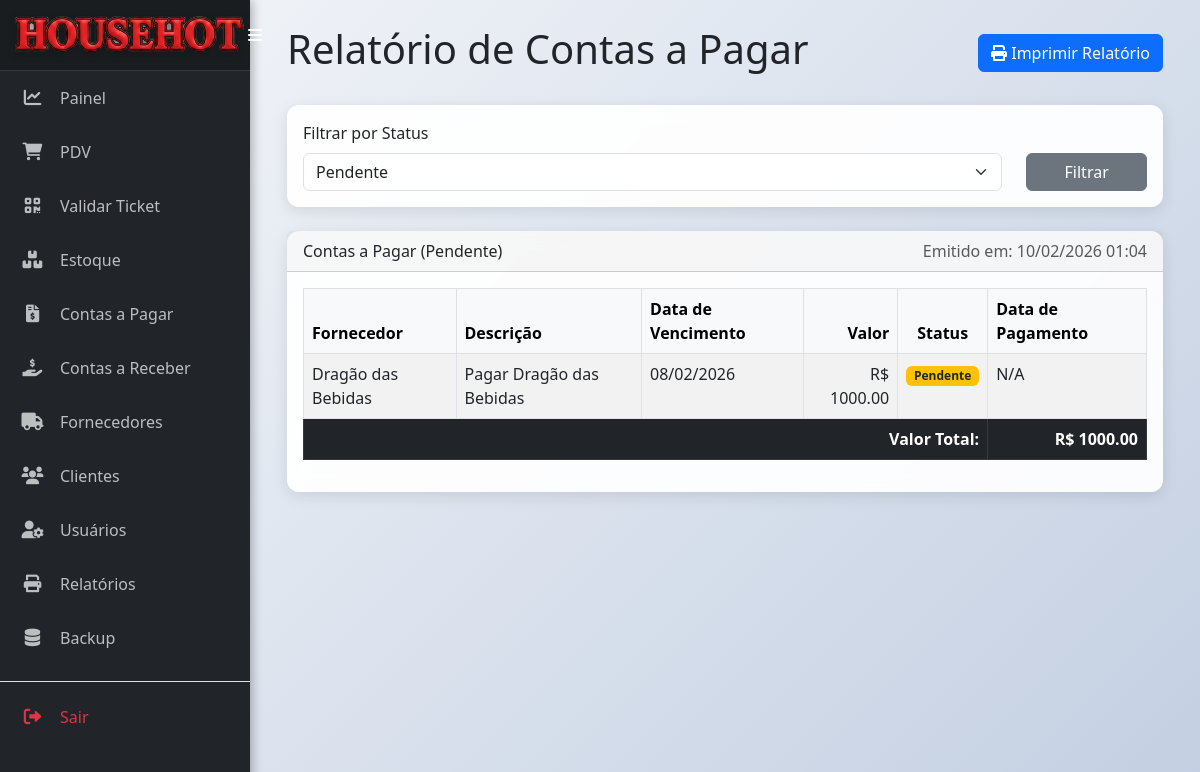
The page /relatorio/contas_pagar (signed in) on the database its author committed.
### models.py (models this page shows)
class ContaPagar(db.Model):
    __tablename__ = 'conta_pagar'
    id = db.Column(db.Integer, primary_key=True)
    descricao = db.Column(db.String(200), nullable=False)
    valor = db.Column(db.Float, nullable=False)
    data_vencimento = db.Column(db.Date, nullable=False)
    data_pagamento = db.Column(db.Date, nullable=True)
    status = db.Column(db.String(20), nullable=False, default='pendente')
    fornecedor_id = db.Column(db.Integer, db.ForeignKey('fornecedor.id'), nullable=False)

class Fornecedor(db.Model):
    __tablename__ = 'fornecedor'
    id = db.Column(db.Integer, primary_key=True)
    nome = db.Column(db.String(100), nullable=False, unique=True)
    cnpj = db.Column(db.String(18), unique=True, nullable=True)
    telefone = db.Column(db.String(20))
    email = db.Column(db.String(100))
    produtos = db.relationship('Produto', backref='fornecedor', lazy=True)
    contas = db.relationship('ContaPagar', backref='fornecedor', lazy=True)

### app.py (the view)
@app.route('/relatorio/contas_pagar', methods=['GET', 'POST'])
@login_required
def relatorio_contas_pagar():
    query = ContaPagar.query.options(joinedload(ContaPagar.fornecedor))
    status_filter = request.form.get('status_filter', 'pendente')
    if status_filter != 'todos':
        query = query.filter(ContaPagar.status == status_filter)
    contas = query.order_by(ContaPagar.data_vencimento.asc()).all()
    valor_total = sum(c.valor for c in contas)
    return render_template('relatorio_contas_pagar.html', contas=contas, valor_total=valor_total, status_filter=status_filter, data_emissao=datetime.now())

### app.py (called while the page is built)
@app.context_processor
def inject_datetime():
    return {'modules': {'datetime': datetime, 'date': date, 'timedelta': timedelta}}

def login_required(f):
    @wraps(f)
    def decorated_function(*args, **kwargs):
        if 'logged_in' not in session or 'user_id' not in session:
            session.clear()
            flash('A sua sessão é inválida. Por favor, faça login novamente.', 'warning')
            return redirect(url_for('login'))
        return f(*args, **kwargs)
    return decorated_function

### templates/relatorio_contas_pagar.html (shortened to what this page needs)
{% extends 'base.html' %}
{% block content %}
<div class="d-flex justify-content-between align-items-center mb-4 no-print">
    <h1>Relatório de Contas a Pagar</h1>
    <button onclick="window.print()" class="btn btn-primary">
        <i class="fas fa-print"></i> Imprimir Relatório
    </button>
</div>
<div class="card mb-4 no-print">
    <div class="card-body">
        <form method="POST" action="{{ url_for('relatorio_contas_pagar') }}">
            <div class="row align-items-end">
                <div class="col-md-10">
                    <label for="status_filter" class="form-label">Filtrar por Status</label>
                    <select class="form-select" id="status_filter" name="status_filter">
                        <option value="pendente" {% if status_filter == 'pendente' %}selected{% endif %}>Pendente</option>
                    </select>
                </div>
                <div class="col-md-2">
                    <button type="submit" class="btn btn-secondary w-100">Filtrar</button>
                </div>
            </div>
        </form>
    </div>
</div>
<div class="card">
    <div class="card-header">
        <div class="d-flex justify-content-between">
            <span>
                Contas a Pagar ({{ status_filter|capitalize }})
            </span>
            <span class="text-muted">Emitido em: {{ data_emissao.strftime('%d/%m/%Y %H:%M') }}</span>
        </div>
    </div>
    <div class="card-body">
        <table class="table table-striped table-bordered">
            <thead class="table-light">
                <tr>
                    <th>Fornecedor</th>
                    <th>Descrição</th>
                    <th>Data de Vencimento</th>
                    <th class="text-end">Valor</th>
                    <th class="text-center">Status</th>
                    <th>Data de Pagamento</th>
                </tr>
            </thead>
            <tbody>
                {% for conta in contas %}
                <tr>
                    <td>{{ conta.fornecedor.nome }}</td>
                    <td>{{ conta.descricao }}</td>
                    <td>{{ conta.data_vencimento.strftime('%d/%m/%Y') }}</td>
                    <td class="text-end">R$ {{ "%.2f"|format(conta.valor) }}</td>
                    <td class="text-center">
                        {% if conta.status == 'pago' %}
                            <span class="badge bg-success">Pago</span>
                        {% else %}
                            <span class="badge bg-warning text-dark">Pendente</span>
                        {% endif %}
                    </td>
                    <td>{{ conta.data_pagamento.strftime('%d/%m/%Y') if conta.data_pagamento else 'N/A' }}</td>
                </tr>
                {% else %}
                <tr>
                    <td colspan="6" class="text-center text-muted">Nenhuma conta encontrada para este filtro.</td>
                </tr>
                {% endfor %}
            </tbody>
            <tfoot>
                <tr class="table-dark">
                    <td colspan="5" class="text-end"><strong>Valor Total:</strong></td>
                    <td class="text-end"><strong>R$ {{ "%.2f"|format(valor_total) }}</strong></td>
                </tr>
            </tfoot>
        </table>
    </div>
</div>
{% endblock %}

### static/css/style.css (style rules this page uses)
body { background: linear-gradient(135deg, #f5f7fa 0%, #c3cfe2 100%) !important; background-attachment: fixed; margin: 0; font-family: 'Segoe UI', Tahoma, Geneva, Verdana, sans-serif; min-height: 100vh; overflow-x: hidden; }
.card { border: none; border-radius: 12px; box-shadow: 0 4px 15px rgba(0, 0, 0, 0.1); background-color: rgba(255, 255, 255, 0.92) !important; backdrop-filter: blur(10px); }

### rows shown on the page
ContaPagar: status "Pendente", fornecedor.nome "Dragão das Bebidas", descricao "Pagar Dragão das Bebidas", data_vencimento "08/02/2026", valor "1000.00", data_pagamento "N/A"

### other values the page prints
{{ "%.2f"|format(valor_total) }} "1000.00"
